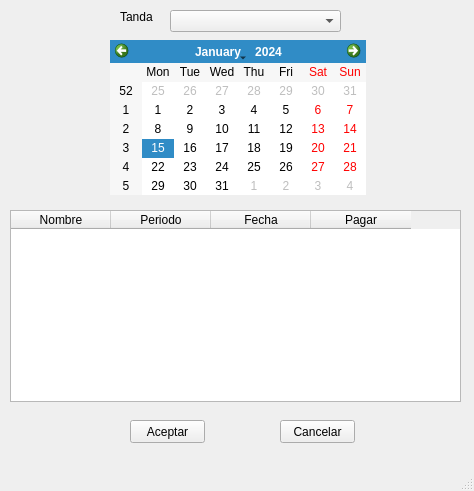
<?xml version="1.0" encoding="UTF-8"?>
<ui version="4.0">
 <class>MainWindow</class>
 <widget class="QMainWindow" name="MainWindow">
  <property name="geometry">
   <rect>
    <x>0</x>
    <y>0</y>
    <width>474</width>
    <height>491</height>
   </rect>
  </property>
  <property name="minimumSize">
   <size>
    <width>474</width>
    <height>491</height>
   </size>
  </property>
  <property name="maximumSize">
   <size>
    <width>474</width>
    <height>491</height>
   </size>
  </property>
  <property name="windowTitle">
   <string>Pagos</string>
  </property>
  <widget class="QWidget" name="centralwidget">
   <widget class="QLabel" name="label">
    <property name="geometry">
     <rect>
      <x>120</x>
      <y>10</y>
      <width>46</width>
      <height>13</height>
     </rect>
    </property>
    <property name="text">
     <string>Tanda</string>
    </property>
   </widget>
   <widget class="QPushButton" name="pushButtonAceptar">
    <property name="geometry">
     <rect>
      <x>130</x>
      <y>420</y>
      <width>75</width>
      <height>23</height>
     </rect>
    </property>
    <property name="text">
     <string>Aceptar</string>
    </property>
   </widget>
   <widget class="QPushButton" name="pushButtonCancel">
    <property name="geometry">
     <rect>
      <x>280</x>
      <y>420</y>
      <width>75</width>
      <height>23</height>
     </rect>
    </property>
    <property name="text">
     <string>Cancelar</string>
    </property>
   </widget>
   <widget class="QComboBox" name="comboBoxTandas">
    <property name="geometry">
     <rect>
      <x>170</x>
      <y>10</y>
      <width>171</width>
      <height>22</height>
     </rect>
    </property>
   </widget>
   <widget class="QTableWidget" name="tableWidget">
    <property name="geometry">
     <rect>
      <x>10</x>
      <y>210</y>
      <width>451</width>
      <height>192</height>
     </rect>
    </property>
    <attribute name="horizontalHeaderVisible">
     <bool>true</bool>
    </attribute>
    <attribute name="horizontalHeaderCascadingSectionResizes">
     <bool>true</bool>
    </attribute>
    <attribute name="horizontalHeaderDefaultSectionSize">
     <number>100</number>
    </attribute>
    <attribute name="horizontalHeaderHighlightSections">
     <bool>true</bool>
    </attribute>
    <attribute name="horizontalHeaderMinimumSectionSize">
     <number>65</number>
    </attribute>
    <attribute name="verticalHeaderCascadingSectionResizes">
     <bool>false</bool>
    </attribute>
    <column>
     <property name="text">
      <string>Nombre</string>
     </property>
    </column>
    <column>
     <property name="text">
      <string>Periodo</string>
     </property>
    </column>
    <column>
     <property name="text">
      <string>Fecha</string>
     </property>
    </column>
    <column>
     <property name="text">
      <string>Pagar</string>
     </property>
    </column>
   </widget>
   <widget class="QCalendarWidget" name="calendarWidget">
    <property name="geometry">
     <rect>
      <x>110</x>
      <y>40</y>
      <width>256</width>
      <height>155</height>
     </rect>
    </property>
   </widget>
  </widget>
  <widget class="QStatusBar" name="statusbar"/>
 </widget>
 <resources/>
 <connections/>
</ui>
